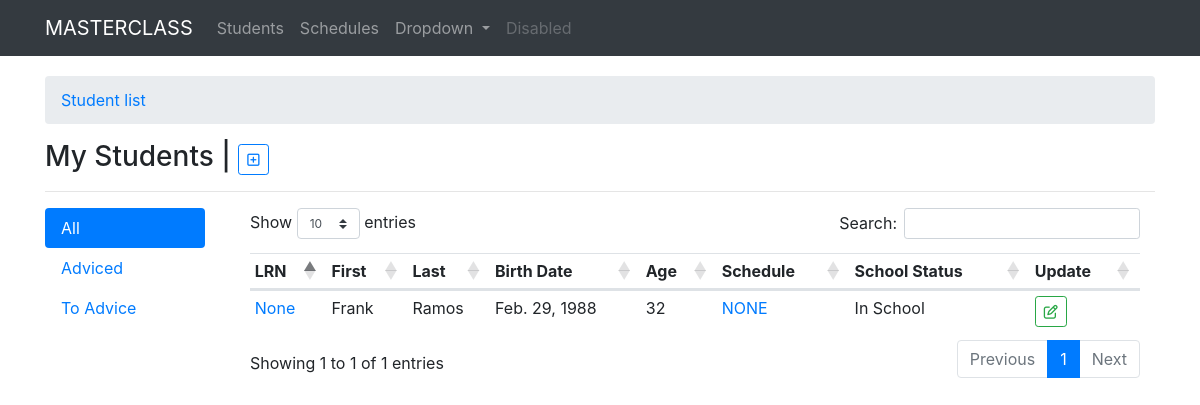
The app's page / (signed in), older data.
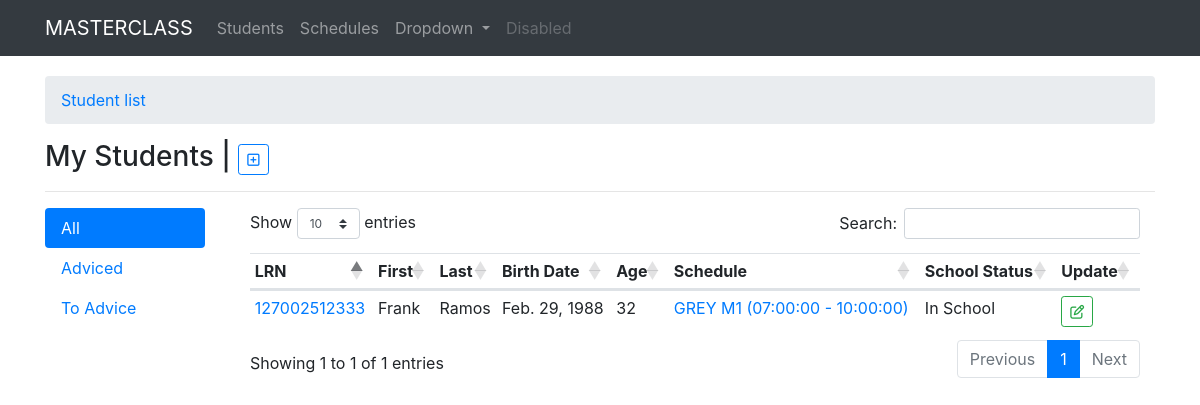
The same page, newer data.
### students/models.py (models this page shows, shortened)
class StudentName(models.Model):
    lrn = models.CharField(max_length=12, unique=True, blank=True, null=True)
    first_name = models.CharField(max_length=120)
    last_name = models.CharField(max_length=120)
    middle_name = models.CharField(max_length=120, blank=True)
    extension_name = models.CharField(max_length=10, blank=True)
    GENDER = [
    ('M', 'MALE'),
    ('F', 'FEMALE'),
    ]
    gender = models.CharField(max_length=6, choices=GENDER, blank=True, null=True)
    birth_date = models.DateField()
    school_status = models.BooleanField(default=True, verbose_name='schooling status')
    schedule = models.ForeignKey(Schedule, on_delete=models.CASCADE, blank=True, null=True)
    advice = models.BooleanField(default=False)
    remarks = models.TextField(blank=True, null=True)
    image = models.ImageField(upload_to=user_directory_path, blank=True, null=True)
    timestamp = models.DateTimeField(auto_now_add=True)
    updated = models.DateTimeField(auto_now=True)
    class Meta:
        ordering = ['-timestamp']
    def calculate_age(self):
        today = date.today()
        born = self.birth_date
        age = today.year - born.year - ((today.month, today.day) < (born.month, born.day))
        return age

### schedules/models.py (models this page shows, shortened)
class Schedule(models.Model):
    section = models.ForeignKey(Section, on_delete=models.CASCADE, blank=True, null=True)
    schedule_name = models.CharField(max_length=120, blank=True)
    start_time = models.TimeField()
    end_time = models.TimeField()
    def __str__(self):
        sched = "%s - %s"%(str(self.start_time),str(self.end_time))
        return "%s %s (%s)"%(self.section,self.schedule_name, sched)

### sections/models.py (models this page shows)
class Section(models.Model):
    user = models.ForeignKey(User, on_delete=models.CASCADE, default=1)
    section_name = models.CharField(max_length=120, unique=True)
    date_created = models.DateField(auto_now_add=True)
    date_updated = models.DateField(auto_now=True)
    def __str__(self):
        return self.section_name

### students/views.py (the view)
# urls.py: path('', views.my_list, name='list'),
def my_list(request):
    student_list = StudentName.objects.all()
    context = {
        "title": "my students",
        "studentlist": student_list,
    }
    return render(request, "students/student_list.html", context)

### templates/students/student_list.html (shortened to what this page needs)
{% extends 'base.html' %}
{% block content %}
<nav aria-label="breadcrumb">
  <ol class="breadcrumb">
    <li class="breadcrumb-item"><a href="{%url 'student:list'%}">Student list</a></li>
  </ol>
</nav>
<h3>{{title|title}} | <small class="text-muted"><a href="{%url 'student:add'%}" type="button" class="btn btn-outline-primary btn-sm myTooltip" data-toggle="tooltip" data-placement="right" title="Add student"><i class="far fa-plus-square"></i></a></small></h3>
<hr>
{% if request.user.is_authenticated %}
  {% if request.user.is_superuser %}
  <div class="row">
    <div class="col-sm-2">
      <div class="nav flex-column nav-pills" id="v-pills-tab" role="tablist" aria-orientation="vertical">
        <a class="nav-link active" id="v-pills-home-tab" data-toggle="pill" href="#v-pills-home" role="tab" aria-controls="v-pills-home" aria-selected="true">All</a>
        <a class="nav-link" id="v-pills-profile-tab" data-toggle="pill" href="#v-pills-profile" role="tab" aria-controls="v-pills-profile" aria-selected="false">Adviced</a>
        <a class="nav-link" id="v-pills-messages-tab" data-toggle="pill" href="#v-pills-messages" role="tab" aria-controls="v-pills-messages" aria-selected="false">To Advice</a>
      </div>
    </div>
    <div class="col-sm-10">
      <div class="tab-content" id="v-pills-tabContent">
        <div class="tab-pane fade show active" id="v-pills-home" role="tabpanel" aria-labelledby="v-pills-home-tab">
          <div class="col-sm-12">
            <table class="table table-hover table-sm myTable">
              <thead>
                <tr>
                  <th scope="col">LRN</th>
                  <th scope="col">First</th>
                  <th scope="col">Last</th>
                  <th scope="col">Birth Date</th>
                  <th scope="col">Age</th>
                  <th scope="col">Schedule</th>
                  <th scope="col">School Status</th>
                  <th scope="col">Update</th>
                </tr>
              </thead>
              <tbody>
                {% for st in studentlist %}
                <tr>
                  <td><a href="{% url 'student:detail' pk=st.id %}" data-toggle="tooltip" data-placement="left" title="Student details" class="myTooltip">{{st.lrn}}</a></td>
                  <td>{{st.first_name|title}}</td>
                  <td>{{st.last_name|title}}</td>
                  <td>{{st.birth_date}}</td>
                  <td>{{st.calculate_age}}</td>
                  <td><a href="{% url 'student:schedule' pk=st.id %}">{{st.schedule|upper}}</a></td>
                  <td>{{st.school_status|yesno:'In School,Not in School'}}</td>
                  <td><a href="{% url 'student:update' pk=st.id %}" class="btn btn-outline-success btn-sm"><i class="far fa-edit"></i></a></td>
                </tr>
                {% endfor %}
              </tbody>
            </table>
          </div>
        </div>
      </div>
    </div>
  </div>
  {% endif %}
{% else %}
No data to display!
{% endif %}
{% endblock %}

### templates/base.html (shortened to what this page needs)
{% load static %}
<!doctype html>
<html lang="en">
  <head>
    <link rel="stylesheet" href="https://cdnjs.cloudflare.com/ajax/libs/twitter-bootstrap/4.1.3/css/bootstrap.css">
    <link rel="stylesheet" href="https://cdn.datatables.net/1.10.20/css/dataTables.bootstrap4.min.css">
  </head>
  <body>
    <nav class="navbar navbar-expand-lg navbar-dark bg-dark">
      <div class="container">
        <a class="navbar-brand" href="{% url 'student:list' %}">MASTERCLASS</a>
        <div class="collapse navbar-collapse" id="navbarSupportedContent">
            <ul class="navbar-nav mr-auto">
              <li class="nav-item">
                <a class="nav-link" href="{% url 'student:list' %}">Students <span class="sr-only">(current)</span></a>
              </li>
              <li class="nav-item">
                <a class="nav-link" href="{% url 'schedule:list' %}">Schedules</a>
              </li>
              <li class="nav-item dropdown">
                <a class="nav-link dropdown-toggle" href="#" id="navbarDropdown" role="button" data-toggle="dropdown" aria-haspopup="true" aria-expanded="false">
                  Dropdown
                </a>
              </li>
              <li class="nav-item">
                <a class="nav-link disabled" href="#" tabindex="-1" aria-disabled="true">Disabled</a>
              </li>
            </ul>
        </div>
      </div>
    </nav>
    <div class="container" style="margin-top: 20px;">
        {% block content %}
        {% endblock %}
    </div>
  </body>
</html>

Row changes from the older to the newer data that the page shows:
changed StudentName "Frank": lrn "None" → "127002512333"; schedule "NONE" → "GREY M1 (07:00:00 - 10:00:00)"
